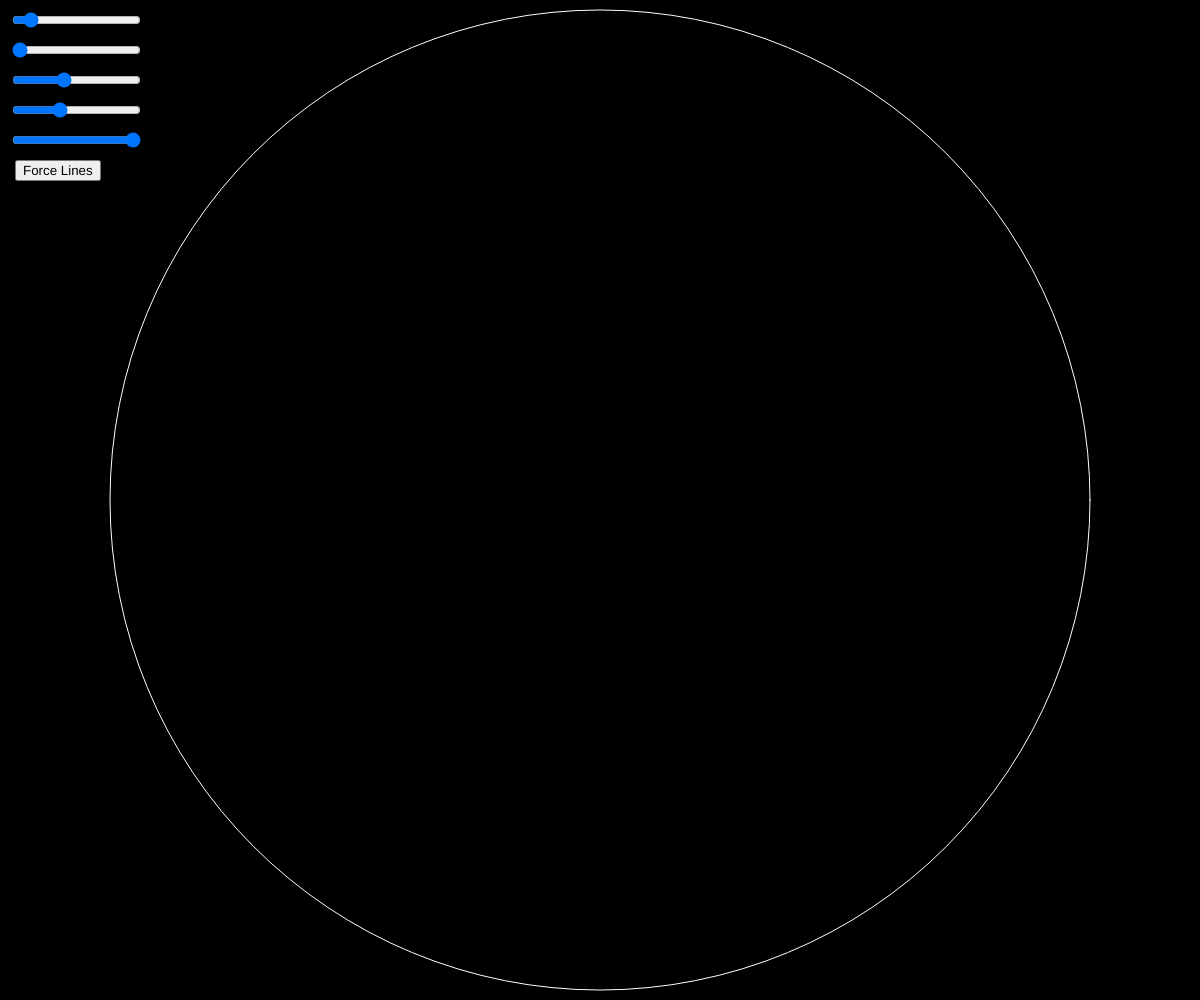
Frame 1 (no input)
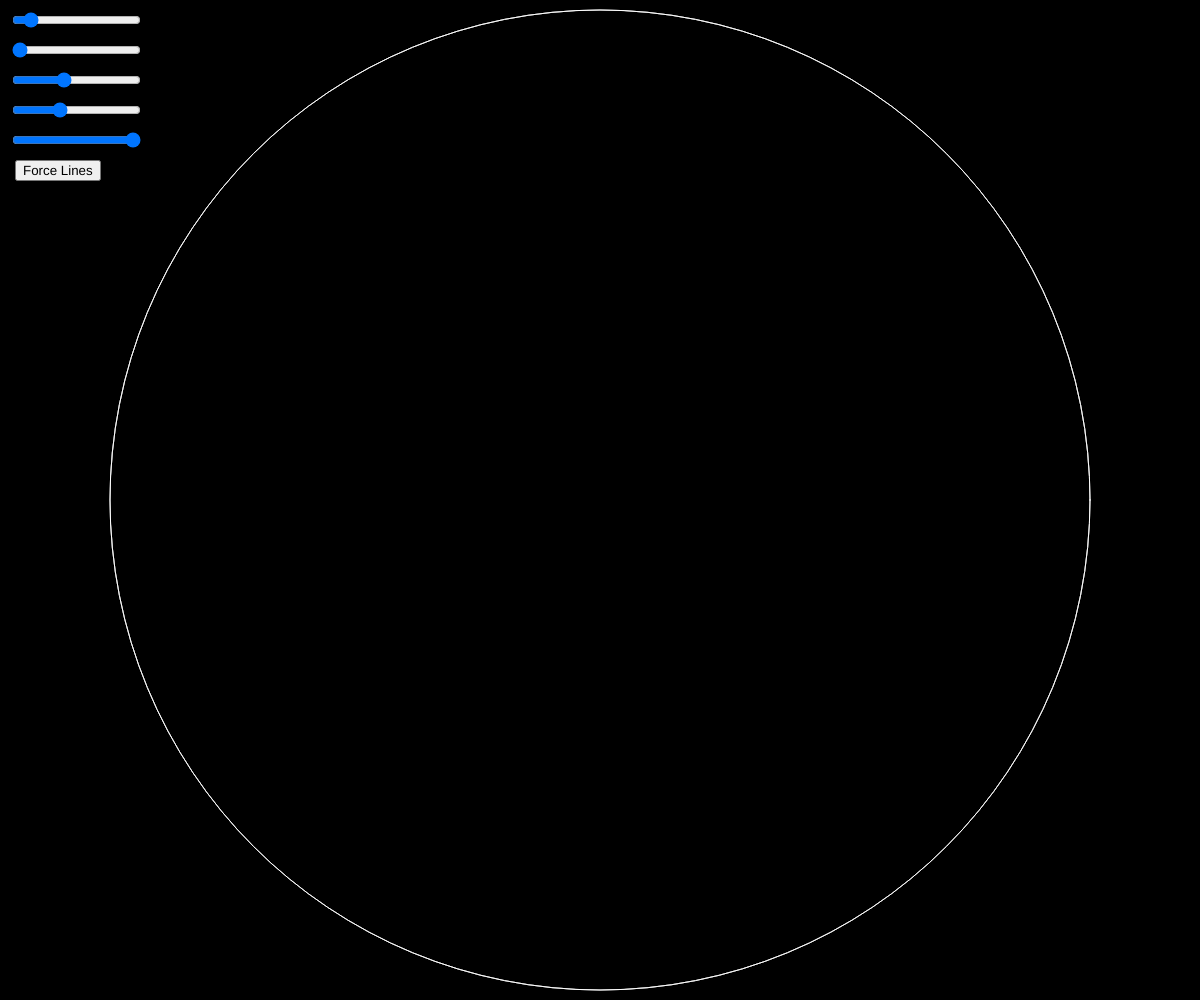
Frame 60 (no input)
Frame 120 (the mouse pressed at the canvas centre since frame 60): identical to frame 60, image omitted

The p5.js sketch that drew these frames (run headless with seeded random() and noise() and a simulated clock; from frame 60 on, the mouse is pressed at the canvas centre):

// p5.js sketch
// ── sketch.js

function particleFormShow(){

	inputX.show();
	inputY.show();
	inputC.show();
	inputM.show();
	inputVx.show();
	inputVy.show();
	confirmB.show();

}

function particleFormHide(){
	inputX.hide();
	inputY.hide();
	inputC.hide();
	inputM.hide();
	inputVx.hide();
	inputVy.hide();
	confirmB.hide();
}

function createParticle(){
	return new Particle({position:{ x: parseFloat(inputX.value()), 
																	y: parseFloat(inputY.value()) },
																	charge: parseInt(inputC.value()),
																	mass: parseFloat(inputM.value()),
																	velocity:{x: parseFloat(inputVx.value()), y: parseFloat(inputVy.value())}});
}

var sliderC, sliderTT, sliderTc,sliderD, sliderFr, buttonL, forceLines = true;
var inputX,inputY,inputC,inputM,inputVx,inputVy,confirmB;
var q = [];

function setup(){

		createCanvas(innerWidth, innerHeight);
		
    sliderC = createSlider(0,5000,500,5);
    sliderC.position(10, 10);
    sliderTT = createSlider(0.01,10,0.01,0.1);
    sliderTT.position(10, 40);
    sliderTc = createSlider(0,255,100,1);
    sliderTc.position(10, 70);
    sliderD = createSlider(100,innerWidth,490,1);
		sliderD.position(10, 100);
		sliderFr = createSlider(0,60,60,1);
		sliderFr.position(10,130);
		sliderFr.mousePressed(function(){
			
			frameRate(sliderFr.value());
		});

    buttonL = createButton('Force Lines');
    buttonL.position(15, 160);
    buttonL.mousePressed(function(){
        forceLines = !forceLines;
		});

		let offX = innerWidth/2,offY = innerHeight/2;
		inputX = createInput().attribute('placeholder', 'X:');
		inputX.size(30,10);
		inputX.position(offX,offY);
		inputY = createInput().attribute('placeholder', 'Y:');
		inputY.size(30,10);
		inputY.position(offX + 35, offY);

		inputC = createInput().attribute('placeholder', 'C:');
		inputC.size(30,10);
		inputC.position(offX, offY + 20);
		inputM = createInput().attribute('placeholder', 'M:');
		inputM.size(30,10);
		inputM.position(offX + 35,offY + 20);
		
		inputVx = createInput().attribute('placeholder', 'Vx:');
		inputVx.size(30,10);
		inputVx.position(offX,offY+40);
		inputVy = createInput().attribute('placeholder', 'Vy:');
		inputVy.size(30,10);
		inputVy.position(offX + 35, offY + 40);
		
		confirmB = createButton('CREATE');
		confirmB.position(offX, offY+60);
		confirmB.size(70,20);
		confirmB.mousePressed(function(){
			q.push(createParticle());
			particleFormHide();
		});

		particleFormHide();
		
    q = [
    
    //  new Particle({position : {x:100, y:0},radius:5, charge:1,velocity:{x:0,y:-sqrt(C*5/1000)}, mass:10} )
    // ,new Particle({position : {x:0, y:0}, radius:5,charge:-5,velocity:{x:0,y:0}, mass:10000000} )
    //  new Particle({position : {x:0, y:-100}, charge:5,velocity:{x:0,y:0}, mass:100} )
    // ,new Particle({position : {x:0, y:100}, charge:5,velocity:{x:0,y:0}, mass:100} )
    // ,new Particle({position : {x:100, y:0}, charge:5,velocity:{x:0,y:0}, mass:100} )
    // ,new Particle({position : {x:-100, y:0}, charge:5,velocity:{x:0,y:0}, mass:100} )
    // ,new Particle({position : {x:0, y:0}, charge:5,velocity:{x:0,y:0}, mass:100} )
    // ,new Particle({position : {x:-200, y:0}, radius:5,charge:2,velocity:{x:0,y:-2}, mass:1} )
    // ,new Particle({position : {x:0, y:200}, radius:5,charge:-2,velocity:{x:-2,y:0}, mass:1} )
    
    // , new Particle({position : {x:-100, y:0},  radius:5,charge:1,velocity:{x:0,y:0}, mass:1000} )
    // , new Particle({position : {x:400,y:0}, charge:-1,velocity:{x:0,y:-1}, mass:1} )
    // , new Particle({position : {x:0,y:0}, charge:1,velocity:{x:0,y:0}, mass:100000000} )
    // , new Particle({position : {x:0,y:-400},charge:-1, velocity:{x:2.85,y:0}})
    // , new Particle({position : {x:-500,y:0},velocity:{x:0,y:-3}, charge:10} )
    ];
    // translate(width/2,height/2);
    // frameRate(15);
    background(0);
}


function draw(){
	fill(255)
  // text(`${key} ${keyCode}`,100, 40);
		C = sliderC.value();
    LIGHTSPEED = MAXDIST/(TRAVELTIME);
    TRAVELTIME = sliderTT.value();
    MAXDIST = sliderD.value();
    background(0,sliderTc.value());
    noFill();
    stroke(255);
    ellipse(width/2,height/2,MAXDIST*2);
    
    

    
    q.forEach((p)=>{
        p.applyForce(q,forceLines);
        
    });
    q.forEach((p)=>{p.run(0,0,0,0)});
    
 
   
}

function mouseClicked(){
		if((mouseX-width/2)**2+(mouseY-height/2)**2 <= MAXDIST**2 && keyIsPressed){
			
			if(keyCode == 16){
				particleFormShow();
			}
			else if(keyCode == 18){
				var p = new Particle({mass: random(1,MAXMASS),
															position:{x:mouseX-width/2,y:mouseY-height/2},
															charge: random(-MAXCHARGE,MAXCHARGE),
															velocity:{x:random(0,log(LIGHTSPEED)), y:random(0,log(LIGHTSPEED))}
														});
				q.push(p);
			}
    }
}

function keyTyped(){
    if(key  == 'p'){
        frameRate(0);
    }
    else if(key  == 'o'){
        frameRate(60);
		}
		else if(key == 'c'){
			particleFormHide();
		}
    else{
        draw();

    }
}
// ── particles.js
var TRAVELTIME = 1;
var MAXDIST = innerHeight/2;//px
var LIGHTSPEED = MAXDIST/(TRAVELTIME*60);// px/frame
var MAXMASS = 10000;
var C =  500;
var MAXCHARGE = 10;


function drawArrow(base, vec, myColor) {
	push();	
  stroke(myColor);
  strokeWeight(2);
  fill(myColor);
  translate(base.x, base.y);
  line(0, 0, vec.x, vec.y);
  rotate(vec.heading());
  let arrowSize = 4;
  translate(vec.mag() - arrowSize, 0);
  triangle(0, arrowSize / 2, 0, -arrowSize / 2, arrowSize, 0);
  pop();
}
function drawLines(particle1, particle2, strokeW,lineColor){
	// var lineColor;
	// var lineWeight;
	// var dis = p5.Vector.dist(particle1.p,particle2.p)
	push();
	stroke(lineColor);
	strokeWeight(strokeW);
	line(particle1.p.x + width/2,particle1.p.y+ height/2,particle2.p.x+ width/2,particle2.p.y+ height/2)
	pop();
}

class Particle{
	constructor({id = -1, position = {x:0,y:0}, charge = 1, mass = 1, velocity = {x:0,y:0}, acceleration = {x:0,y:0}, force ={x:0,y:0} } ){
			this.p = createVector(position.x,position.y);
			this.prev = this.p.copy();
			this.v = createVector(velocity.x,velocity.y);
			this.a = createVector(acceleration.x,acceleration.y);
			this.f = createVector(force.x,force.y);
			this.m = mass;
			this.c = charge;
			this.r = round(log(mass)+1); 
			this.color = color(random(255),random(255),random(255));
			this.colided = {};
			Particle.count++;
			this.id = Particle.count;
	}

	render(force,velocity,acceleration,forceText){
		push();
		textSize(16)
		translate(width/2,height/2);
		
		noFill();
		stroke(this.color.levels[0],this.color.levels[1],this.color.levels[2],200);
		ellipse(this.p.x,this.p.y,(abs(this.c)+this.r)*4);
		
		if(this.v.mag()==LIGHTSPEED){
			fill(255,255,255);
		}
		else{
			fill(this.color.levels[0],this.color.levels[1],this.color.levels[2], 200);
		}
		noStroke();
		ellipse(this.p.x,this.p.y,this.r*2);

		if(force){
			drawArrow(this.p, p5.Vector.mult(this.f,force), 'red');
		}
		if(velocity){
			drawArrow(this.p, p5.Vector.mult(this.v,velocity), 'blue');
		}
		if(acceleration){
			drawArrow(this.p, p5.Vector.mult(this.a,acceleration), 'green');
		}
		if(forceText){
			textSize(forceText);
			fill('red');
			text(`F:${this.f.mag().toFixed(4)}@${(this.f.heading()*180/PI).toFixed(4)}°`,this.p.x ,this.p.y + forceText+this.r);
			fill('green');
			text(`A:${this.a.mag().toFixed(4)}@${(this.a.heading()*180/PI).toFixed(4)}°`,this.p.x ,this.p.y + 2*forceText+this.r);
			fill('blue');
			text(`V:${this.v.mag().toFixed(4)}@${(this.v.heading()*180/PI).toFixed(4)}°`,this.p.x ,this.p.y + 3*forceText+this.r);
			fill('red');
			text(`M:${this.m.toFixed(4)}`,this.p.x ,this.p.y + 4*forceText+this.r);
			fill(this.color);
			text(`P:(${this.p.x.toFixed(8)},${this.p.y.toFixed(8)})`,this.p.x ,this.p.y + 5*forceText+this.r);
		}
		
		textAlign(CENTER);
		textSize(this.r*2);
		fill(255);
		// text(`${this.c>=0 ? (this.c==0? 'o':'+'):'-'}`,this.p.x ,this.p.y+this.r*0.35);
	
		stroke(this.color.levels[0],this.color.levels[1],this.color.levels[2],120)
		line(this.p.x,this.p.y,this.prev.x,this.prev.y);
		pop();
	}
	
	reflectAt(point){
		// translate(width/2,height/2	)
		// drawArrow({x:0,y:0},point,'red')
		var perp = p5.Vector.fromAngle(atan2(-point.x,point.y),200);
		// drawArrow(point,perp,'blue')
		var theta = this.v.angleBetween(perp);
		perp.setMag(this.v.mag());
		this.v = perp.rotate(-theta)

	}
	isInside(point){
		return p5.Vector.sub(this.p,point).mag() <= this.r;
	}

	passThrough(particle){
		var path = p5.Vector.sub(this.prev,this.p);
		var center = particle.p;
		var path2center =  p5.Vector.sub(center,this.p);
		var dotProd = path2center.dot(path);
		var projection =  p5.Vector.fromAngle(path.heading(), dotProd/path.mag());
		var center2projetion =  p5.Vector.sub(projection,path2center);

		if(particle.isInside(this.p) || particle.isInside(this.prev) ){ return true; }

		if(center2projetion.mag() <= this.r && path.mag() >= projection.mag() &&  dotProd >= 0) { return true; }

		if(p5.Vector.dist(this.p, particle.p) <= (this.r+particle.r)){ return true; }
		
		return false;
	}

	update(){

		this.prev = this.p.copy();
		
		this.a = p5.Vector.mult(this.f,1/this.m);
		this.v.add(this.a);
		var maxspeed = MAXDIST/(TRAVELTIME*58);
		this.v.limit(maxspeed);
		
		this.p.add(this.v);
		this.p.limit(MAXDIST);

		if(this.p.mag() >= MAXDIST){
			this.reflectAt(this.p);
			this.v.mult(0.9)
		}
		
	}
	
	run(scaleF,scaleA,scaleV,scaleT){
		this.render(scaleF,scaleA,scaleV,scaleT);
		this.update();
	}

	mergeParticles(particle){
		var midPoint = p5.Vector.add(this.p,particle.p).mult(0.5);
		var merge = new Particle({});
		merge.p = midPoint;
		merge.c = this.c+particle.c;
		merge.m = this.m+particle.m;
		merge.v = p5.Vector.add( p5.Vector.mult(this.v,this.m), p5.Vector.mult(particle.v,particle.m) ).mult(1/this.m);
		return merge;
	}

	applyForce(particles, lines ){
		this.f.set(0,0);
		var	maxF;
		particles.forEach((particle)=>{

			if(particle !== this){  
				var c = particle.c*this.c;
				var f = p5.Vector.sub(this.p,particle.p);
				var d = f.mag();
				d = constrain(d,(particle.r+this.r),MAXDIST);
				var dsq = d**2;
				f.normalize().mult( abs(c*C) / (dsq) );
				f.mult( c < 0 ? -1 : 1 );
				
				maxF = Math.log(  C* ( MAXCHARGE/(this.r+particle.r) )**2 ) ;
				
				

				if(lines){ drawLines(this,particle,map(f.mag(),0,maxF,0,this.r),c > 0? 'red':'blue'); }

				// console.log(`${this.id} pass Though ${particle.id} : ${this.passThrough(particle)}`)
				// console.log(`${particle.id} pass Though ${this.id} : ${particle.passThrough(this)}`)
				// console.log(`${this.id} colided with ${particle.id} : ${this.colided[particle]}`)

				if( (this.passThrough(particle) || particle.passThrough(this)) && (!this.colided[particle.id] && !particle.colided[this.id])){
					var den = 1/(this.m + particle.m);
					var factor = (this.m - particle.m);
					var newv2;
					var newv1;
					// var oldv1 =  this.v.copy();
					// var oldv2 =  particle.v.copy();

					newv1 = p5.Vector.add( p5.Vector.mult(this.v, factor), p5.Vector.mult(particle.v, 2*particle.m) );
					newv1.mult(den);
					newv2 = p5.Vector.add( p5.Vector.mult(this.v, 2*this.m), p5.Vector.mult(particle.v, -1*factor) );
					newv2.mult(den);

					// console.log(this.m*this.v.x + particle.m*particle.v.x);
					// console.log(this.m*newv1.x + particle.m*newv2.x);


					this.v = newv1.copy();
					particle.v = newv2.copy();

					this.colided[particle.id] = true;
					particle.colided[this.id] = true;



					// console.log(`${this.v.mag()}(${this.m} - ${particle.m})/${den} + ${oldvj.mag()} * (2*${particle.m}/${den})`)
					// console.log(`V1: ${this.v.x}i + ${this.v.y}j`)
					// console.log(`V2: ${particle.v.x}i + ${particle.v.y}j`)
					// var aux1 = oldvj.mult(particle.m*2/den)
					// this.v.mult( (this.m - particle.m) / den );
					// this.v.add(aux1);

					// console.log(`V1: ${this.v.x}i + ${this.v.y}j`)
					// var aux2 = oldvi.mult( this.m*2/den );
					// particle.v.mult( (particle.m - this.m)/den )
					// particle.v.add( aux2 );
					// console.log(`V2: ${particle.v.x}i + ${particle.v.y}j`)

					// this.v.mult(0.9);
					// particle.v.mult(0.9);
					
					// postParticles.push(this.mergeParticles(particle));
					// console.log('Will colid');
					// frameRate(0);
				}
				else{
					delete this.colided[particle.id];
					delete particle.colided[this.id];
				}
				

				this.f.add(f);

			}
		});
		// if(!this.colided){
		// 	postParticles.push(this);
		// }
		// return postParticles;
}

	// static getResultForce(particles){
	// 	var rf, d, dis, rfMag,colidDist,lineColor;

	// 	for(var i = 0; i < particles.length; i++){
	// 		particles[i].f.set(0,0);
	// 		for(var j = 0; j < particles.length; j++){
	// 			if( i != j ){
	// 				d = p5.Vector.sub(particles[i].p,particles[j].p);
	// 				if(particles[i].c * particles[j].c < 0){
	// 					d.rotate(PI);
	// 				}
	// 				colidDist = particles[i].r+particles[j].r;

	// 				dis = d.mag();
	// 				if(dis <= colidDist+15 ){
	// 					dis = colidDist;
	// 				}
	// 				rfMag = Math.abs( C * particles[i].c * particles[j].c / (dis**2) );
	// 				rf = p5.Vector.fromAngle( d.heading() , rfMag );

	// 				lineColor = [0,0,255, map(Math.abs( particles[i].c * particles[j].c ), 1 , 400, 10, 255)]
	// 				if(particles[i].c * particles[j].c > 0){
	// 					lineColor = [255,0,0, map(Math.abs( particles[i].c * particles[j].c ), 1 , 400, 0, 255)]
	// 				}
	// 				push();
	// 				stroke(lineColor);
	// 				strokeWeight( map(Math.abs( particles[i].c * particles[j].c )/dis, 1/MAXDIST , 400/colidDist, 1, 100))
	// 				line(particles[i].p.x + width/2,particles[i].p.y+ height/2,particles[j].p.x+ width/2,particles[j].p.y+ height/2)
	// 				pop();
	// 				// console.log(`q${i} -- q${j} : ${ Math.abs(1000*particles[i].c * particles[j].c/dis)}@${rf.heading()}`,  )
	// 				particles[i].f.add(rf);
					
	// 			if(dis <= colidDist && !particles[i].colided && !particles[j].colided ){
					
	// 					var den = (particles[i].m + particles[j].m);

	// 					var oldvi =  particles[i].v.copy();
	// 					var oldvj =  particles[j].v.copy();
	// 					// console.log(`V${i} = ${particles[i].v.toString()}`);
	// 					// console.log(`V${j} = ${particles[j].v.toString()}`);

	// 					particles[i].v.mult( (particles[i].m - particles[j].m)/den ).add( oldvj.mult( particles[j].m*2/den ) ) ;
	// 					particles[j].v.mult( (particles[j].m - particles[i].m)/den ).add( oldvi.mult( particles[i].m*2/den ) );
						
	// 					// rf.mult(-1);
	// 					// particles[i].f.set(0,0);
	// 					// particles[j].f.set(0,0);
	// 					// particles[i].f.mult(-1);
	// 					// particles[i].p =  p5.Vector.fromAngle( particles[i].p.heading() , colidDist );;
	// 					// particles[j].p =  p5.Vector.fromAngle( particles[j].p.heading() , colidDist );;
	// 					// console.log(`V${i}' = ${particles[i].v.toString()}`);
	// 					// console.log(`V${j}' = ${particles[j].v.toString()}`);

	// 					particles[i].colided = true;
	// 					particles[j].colided = true;
	// 					console.log('colided:');
					
	// 			}
					
	// 			if(dis >  particles[i].r+particles[j].r ){
	// 					particles[j].colided = false;
	// 					particles[i].colided = false;
	// 			// 	console.log('turned:', particles[i].turned);
	// 			}
				
	// 			}
	// 		}
	// 	}
	// 	return rf;
	// }
}

Particle.count = 0;
